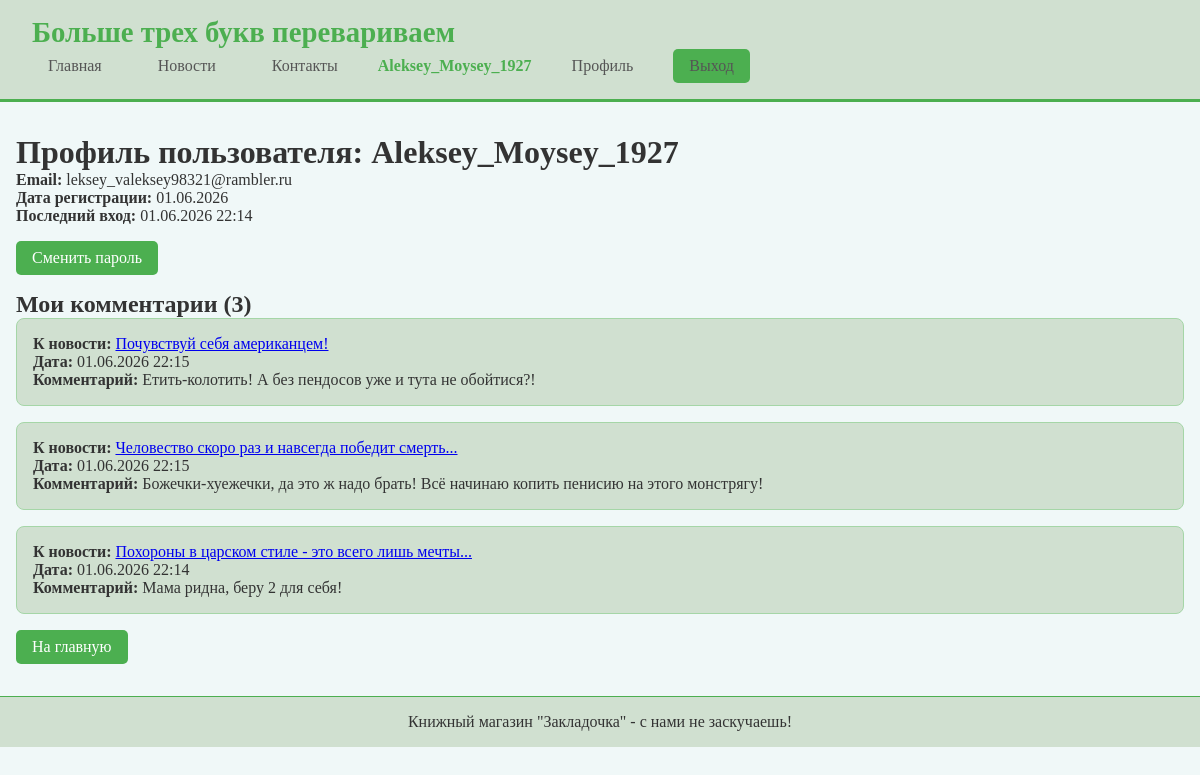
Screenshot of /profile/ (signed in) with the database file from the repository.
### main/models.py (models this page shows, shortened)
class Comment(models.Model):
    news = models.ForeignKey(News, on_delete=models.CASCADE, related_name='comments', verbose_name="Новость")
    user = models.ForeignKey(User, on_delete=models.CASCADE, verbose_name="Пользователь")
    text = models.TextField(verbose_name="Текст комментария")
    created_at = models.DateTimeField(default=timezone.now, verbose_name="Дата создания")
    class Meta:
        verbose_name = "Комментарий"
        verbose_name_plural = "Комментарии"

class News(models.Model):
    title = models.CharField(max_length=200, verbose_name="Заголовок")
    content = models.TextField(verbose_name="Содержание")
    author = models.ForeignKey(User, on_delete=models.CASCADE, verbose_name="Автор")
    pub_date = models.DateTimeField(default=timezone.now, verbose_name="Дата публикации")
    image = models.ImageField(upload_to='news_images/', blank=True, null=True, verbose_name="Изображение")
    class Meta:
        ordering = ['-pub_date']
        verbose_name = "Новость"
        verbose_name_plural = "Новости"

### main/views.py (the view)
# urls.py: path('profile/', views.profile, name='profile'),
@login_required
def profile(request):
    user_comments = Comment.objects.filter(user=request.user).order_by('-created_at')
    return render(request, 'main/profile.html', {'user_comments': user_comments})

### templates/main/profile.html (shortened to what this page needs)
{% extends 'base.html' %}
{% block content %}
<h1>Профиль пользователя: {{ user.username }}</h1>
<p><strong>Email:</strong> {{ user.email }}</p>
<p><strong>Дата регистрации:</strong> {{ user.date_joined|date:"d.m.Y" }}</p>
<p><strong>Последний вход:</strong> {{ user.last_login|date:"d.m.Y H:i" }}</p>
<div style="margin: 1rem 0;">
    <a href="{% url 'change_password' %}" class="btn">Сменить пароль</a>
</div>
<h2>Мои комментарии ({{ user_comments.count }})</h2>
{% for comment in user_comments %}
    <div class="news-card">
        <strong>К новости:</strong> <a href="{% url 'news_detail' comment.news.id %}">{{ comment.news.title }}</a><br>
        <strong>Дата:</strong> {{ comment.created_at|date:"d.m.Y H:i" }}<br>
        <strong>Комментарий:</strong> {{ comment.text|truncatewords:30 }}
    </div>
{% empty %}
    <p>Вы еще не оставляли комментариев.</p>
{% endfor %}
<p><a href="{% url 'home' %}" class="btn">На главную</a></p>
{% endblock %}

### templates/base.html (shortened to what this page needs)
<!DOCTYPE html>
<html lang="ru">
<head>
</head>
<body>
    <nav>
        <a href="/" class="logo">Больше трех букв перевариваем</a>
        <div class="nav-links">
            <a href="{% url 'home' %}">Главная</a>
            <a href="{% url 'news_list' %}">Новости</a>
            <a href="{% url 'contacts' %}">Контакты</a>
            {% if user.is_authenticated %}
                <span class="user-info">{{ user.username }}</span>
                <a href="{% url 'profile' %}">Профиль</a>
                <a href="{% url 'logout' %}" class="btn">Выход</a>
            {% else %}
                <a href="{% url 'login' %}" class="btn">Вход</a>
                <a href="{% url 'register' %}" class="btn">Регистрация</a>
            {% endif %}
        </div>
    </nav>
    <div class="container">
        {% block content %}{% endblock %}
    </div>
    <footer>
        <p>Книжный магазин "Закладочка" - с нами не заскучаешь!</p>
    </footer>
</body>
</html>

### templates/base.html (style rules this page uses)
* { margin: 0; padding: 0; box-sizing: border-box; }
body { font-family: 'Georgia', 'Times New Roman', serif; background: #f0f8f8; color: #333333; }
nav { background: #d0e0d0; padding: 1rem 2rem; border-bottom: 3px solid #4CAF50; display: flex; justify-content: space-between; align-items: center; flex-wrap: wrap; }
.logo { font-size: 1.8rem; font-weight: bold; color: #4CAF50; text-decoration: none; }
.nav-links { display: flex; gap: 1.5rem; align-items: center; flex-wrap: wrap; }
.nav-links a { color: #555555; text-decoration: none; padding: 0.5rem 1rem; transition: 0.3s; }
.btn { background: #4CAF50; color: white; padding: 0.5rem 1rem; border: none; border-radius: 5px; cursor: pointer; text-decoration: none; display: inline-block; }
.container { max-width: 1200px; margin: 2rem auto; padding: 0 1rem; }
.news-card { background: #d0e0d0; padding: 1rem; margin-bottom: 1rem; border-radius: 8px; border: 1px solid #A5D6A7; }
footer { background: #d0e0d0; text-align: center; padding: 1rem; margin-top: 2rem; border-top: 1px solid #4CAF50; }
.user-info { color: #4CAF50; font-weight: bold; }

### rows the page displays
Comment: news "Почувствуй себя американцем!", created_at "01.06.2026 22:15", text "Етить-колотить! А без пендосов уже и тута не обойтися?!"
Comment: news "Человество скоро раз и навсегда победит смерть...", created_at "01.06.2026 22:15", text "Божечки-хуежечки, да это ж надо брать! Всё начинаю копить пенисию на этого монстрягу!"
Comment: news "Похороны в царском стиле - это всего лишь мечты...", created_at "01.06.2026 22:14", text "Мама ридна, беру 2 для себя!"

### other values shown
{{ user.username }} "Aleksey_Moysey_1927"
{{ user.email }} "leksey_valeksey98321@rambler.ru"
{{ user.date_joined|date:"d.m.Y" }} "01.06.2026"
{{ user.last_login|date:"d.m.Y H:i" }} "01.06.2026 22:14"
{{ user_comments.count }} "3"
